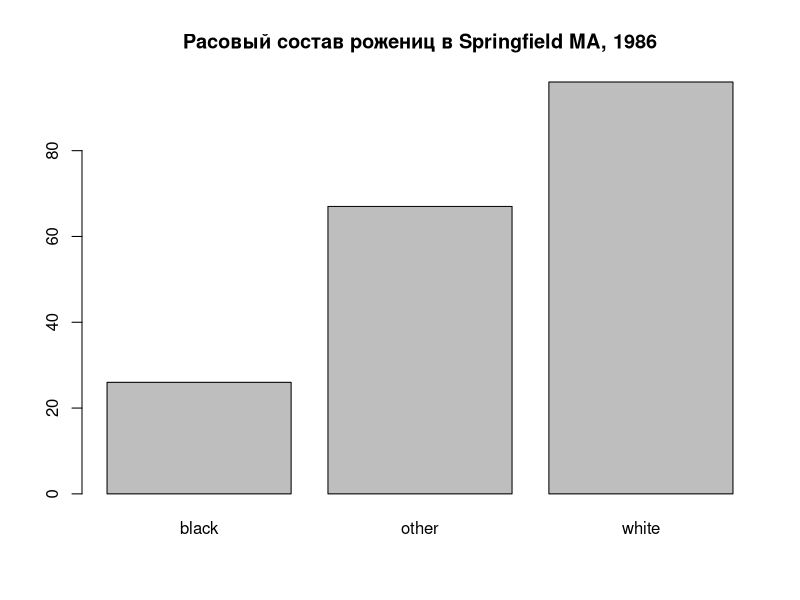
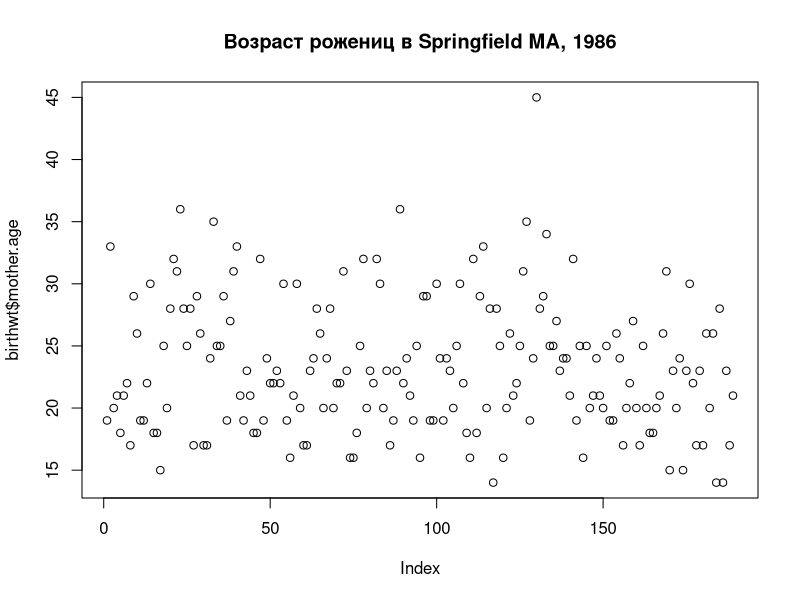
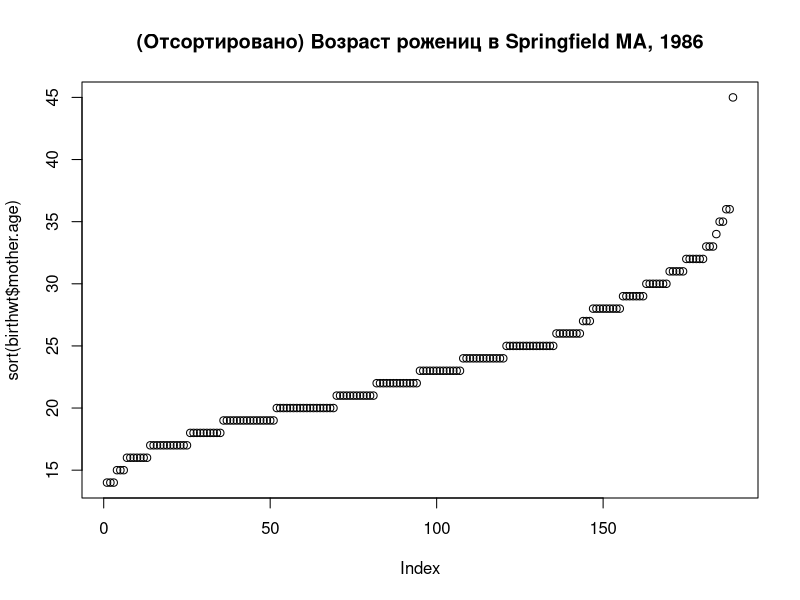
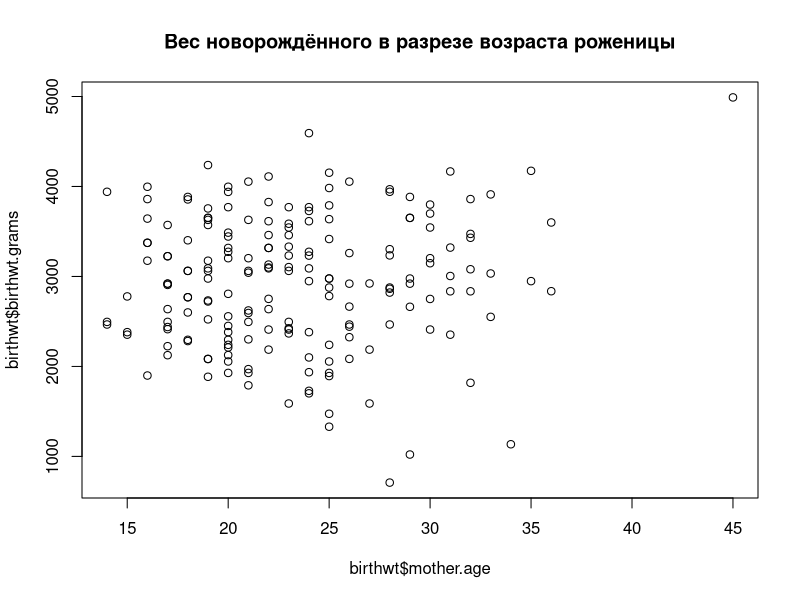
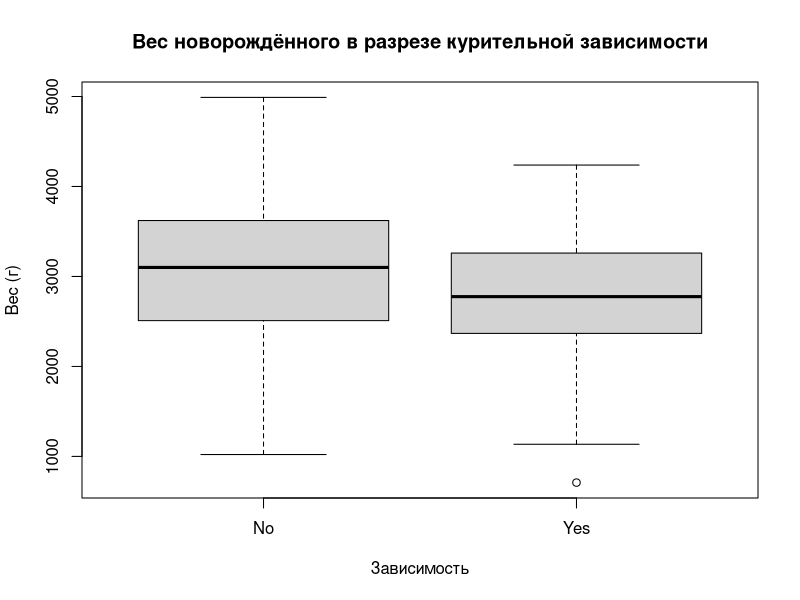
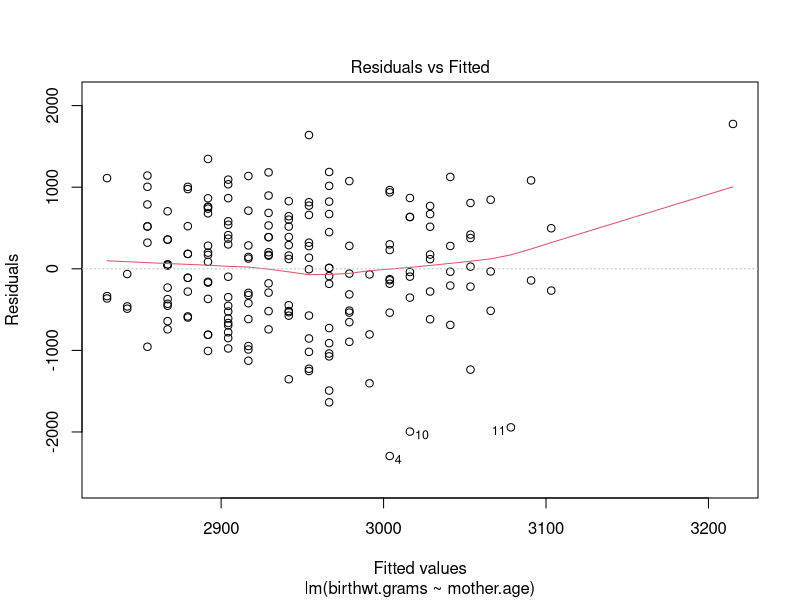
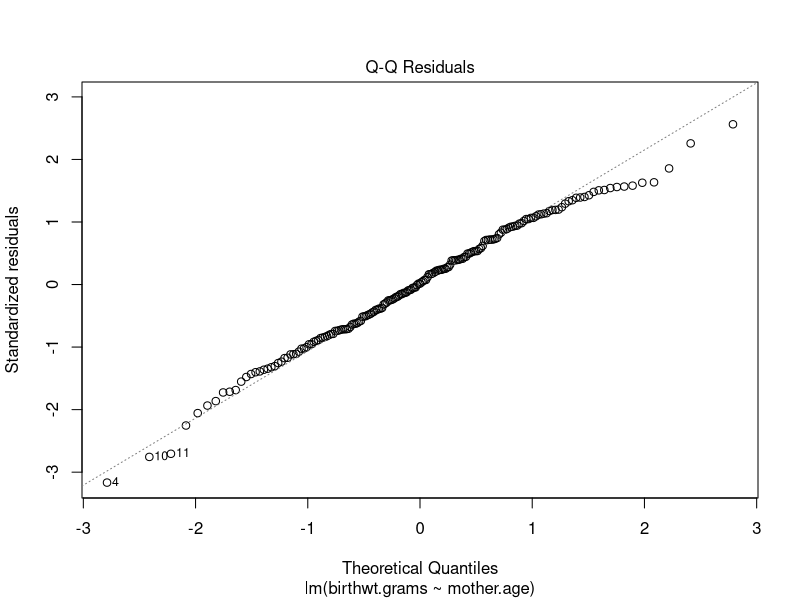
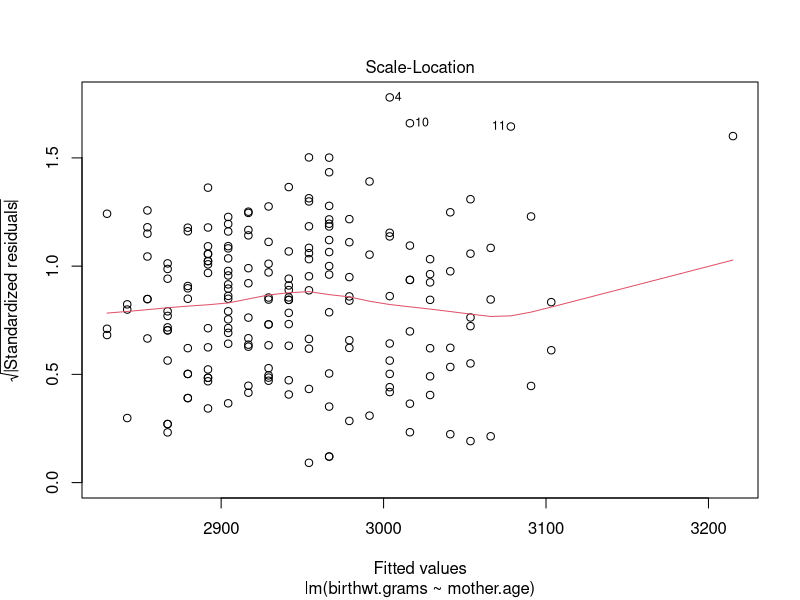

Generate these figures, in order, with R:
library(MASS)
data(birthwt)
summary(birthwt)

help(birthwt)

colnames(birthwt)

colnames(birthwt) <- c("birthwt.below.2500", "mother.age", 
                       "mother.weight", "race",
                       "mother.smokes", "previous.prem.labor", 
                       "hypertension", "uterine.irr",
                       "doctor.visits", "birthwt.grams")

birthwt$race <- factor(c("white", "black", "other")[birthwt$race])
birthwt$mother.smokes <- factor(c("No", "Yes")[birthwt$mother.smokes + 1])
birthwt$uterine.irr <- factor(c("No", "Yes")[birthwt$uterine.irr + 1])
birthwt$hypertension <- factor(c("No", "Yes")[birthwt$hypertension + 1])

summary(birthwt)

plot (birthwt$race)
title (main = "Расовый состав рожениц в Springfield MA, 1986")

plot (birthwt$mother.age)
title (main = "Возраст рожениц в Springfield MA, 1986")

plot (sort(birthwt$mother.age))
title (main = "(Отсортировано) Возраст рожениц в Springfield MA, 1986")
  
plot (birthwt$mother.age, birthwt$birthwt.grams)
title (main = "Вес новорождённого в разрезе возраста роженицы")

plot (birthwt$mother.smokes, birthwt$birthwt.grams, 
      main="Вес новорождённого в разрезе курительной зависимости", 
      ylab = "Вес (г)", xlab="Зависимость")

t.test (birthwt$birthwt.grams[birthwt$mother.smokes == "Yes"], 
        birthwt$birthwt.grams[birthwt$mother.smokes == "No"])

linear.model.1 <- lm (birthwt.grams ~ mother.smokes, data=birthwt)
linear.model.1
summary(linear.model.1)

linear.model.2 <- lm (birthwt.grams ~ mother.age, data=birthwt)
linear.model.2
summary(linear.model.1)

plot(linear.model.2)

birthwt.noout <- birthwt[birthwt$mother.age <= 40,]
linear.model.3 <- lm (birthwt.grams ~ mother.age, data=birthwt.noout)
linear.model.3
summary(linear.model.3)
#plot(birthwt$mother.age, birthwt$birthwt.grams)
#abline(linear.model.3)

linear.model.3a <- lm (birthwt.grams ~ + mother.smokes + mother.age, data=birthwt.noout)
summary(linear.model.3a)

plot(linear.model.3a)

linear.model.4 <- lm (birthwt.grams ~ ., data=birthwt.noout)
linear.model.4

linear.model.4a <- lm (birthwt.grams ~ . - birthwt.below.2500, data=birthwt.noout)
summary(linear.model.4a)
plot(linear.model.4a)

glm.0 <- glm (birthwt.below.2500 ~ . - birthwt.grams, data=birthwt.noout)
plot(glm.0)

glm.1 <- glm (birthwt.below.2500 ~ . - birthwt.grams, data=birthwt.noout, family=binomial(link=logit))
summary(glm.1)
plot(glm.1)

odds <- seq(1, nrow(birthwt.noout), by=2)
birthwt.in <- birthwt.noout[odds,]
birthwt.out <- birthwt.noout[-odds,]

linear.model.half <- lm (birthwt.grams ~ . - birthwt.below.2500, data=birthwt.in)
summary (linear.model.half)

birthwt.predict <- predict (linear.model.half)
cor (birthwt.in$birthwt.grams, birthwt.predict)
plot (birthwt.in$birthwt.grams, birthwt.predict)

birthwt.predict.out <- predict (linear.model.half, birthwt.out)
cor (birthwt.out$birthwt.grams, birthwt.predict.out)
plot (birthwt.out$birthwt.grams, birthwt.predict.out)
